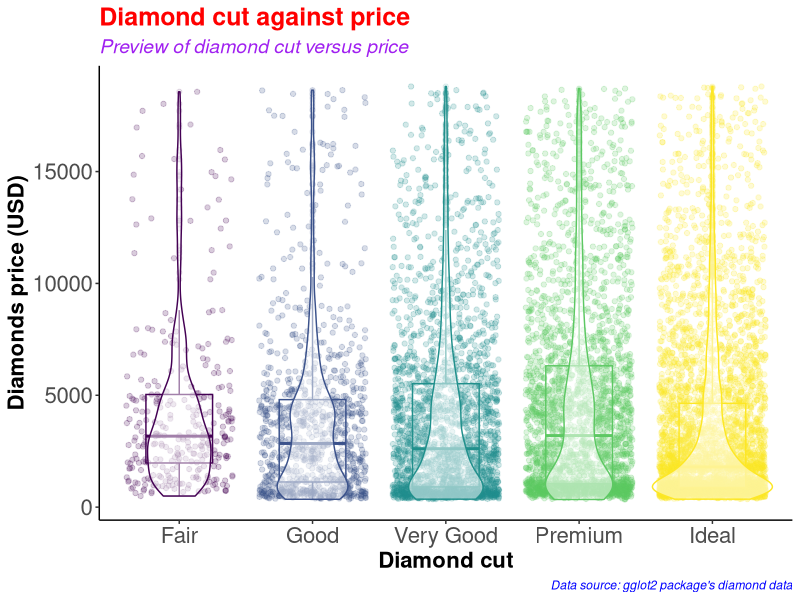
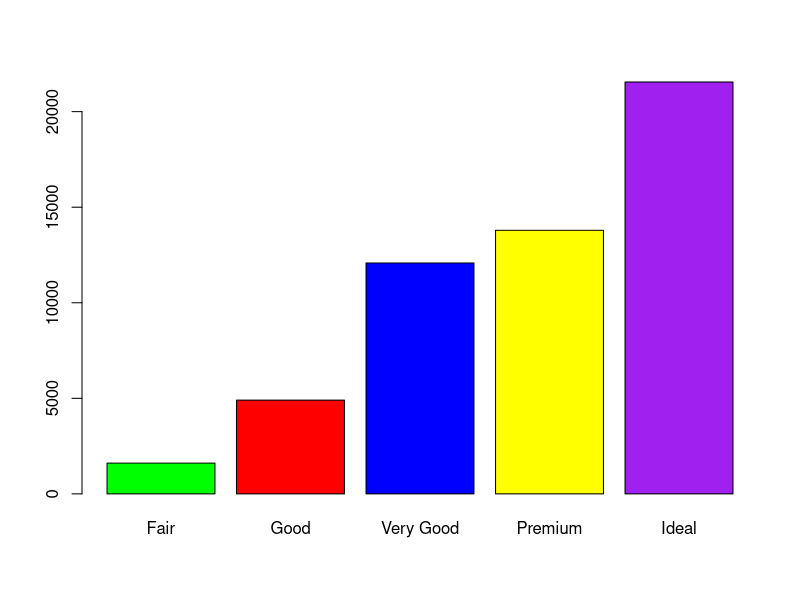
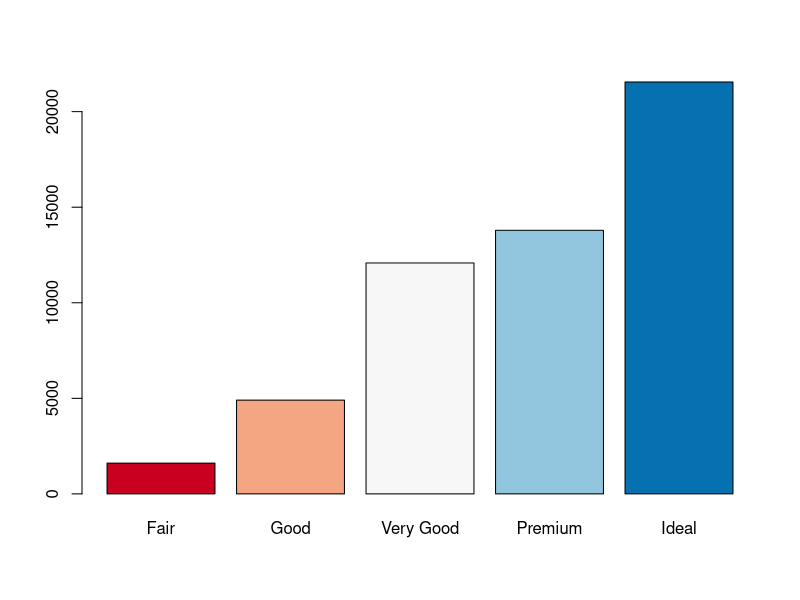
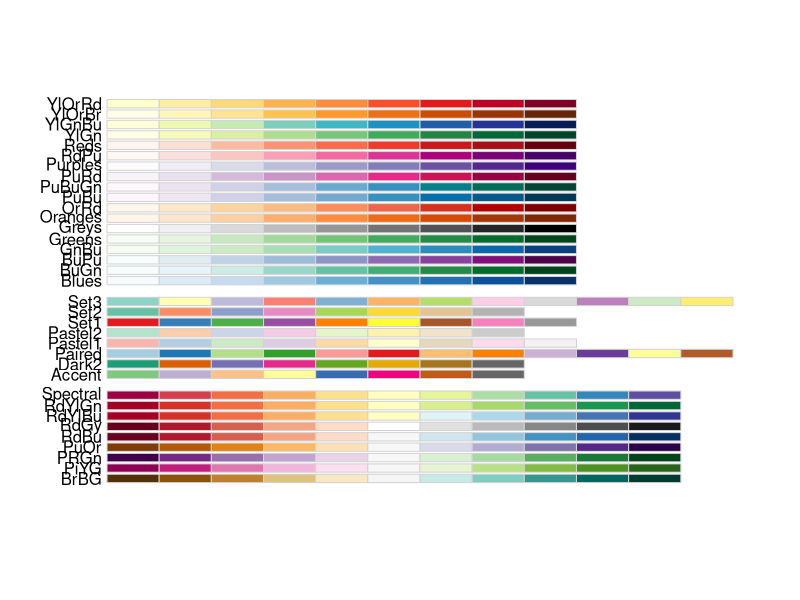
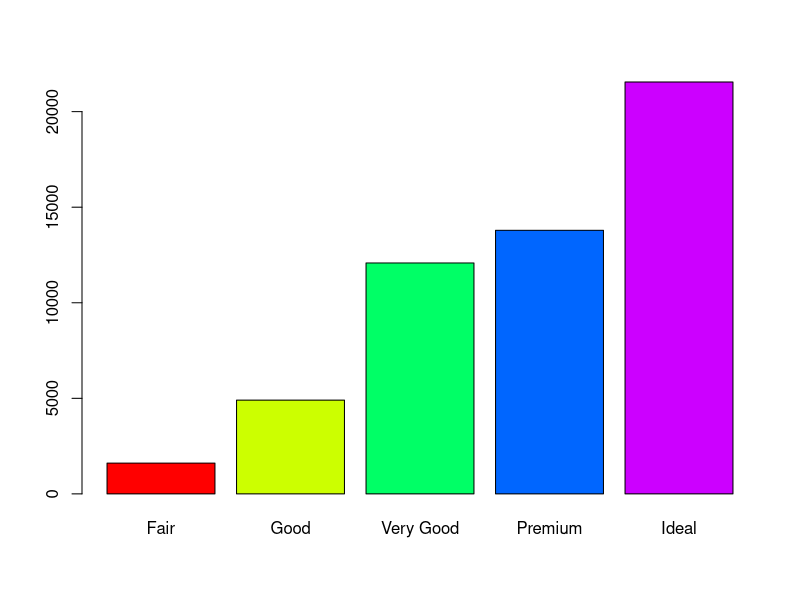
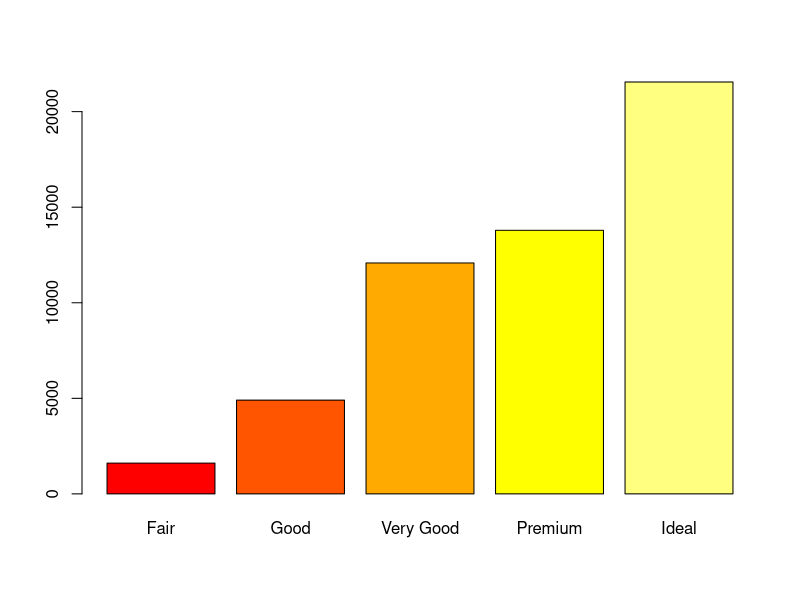
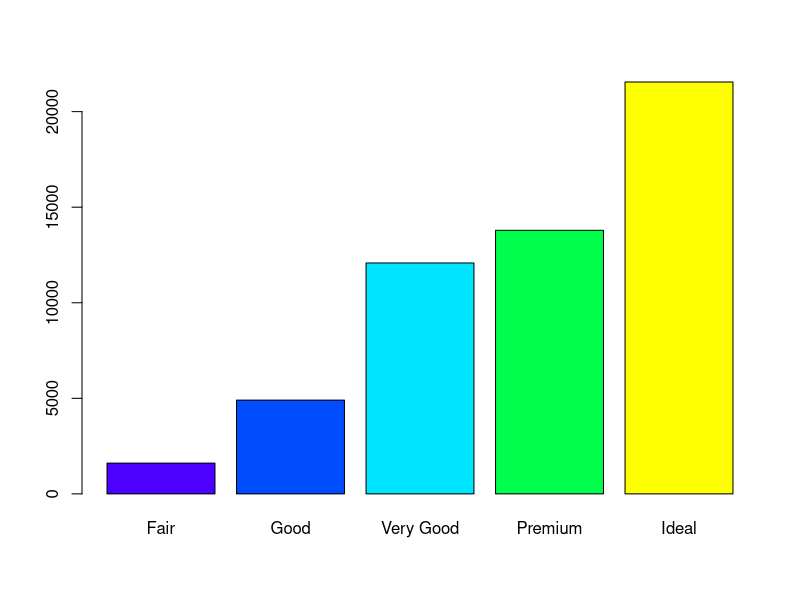
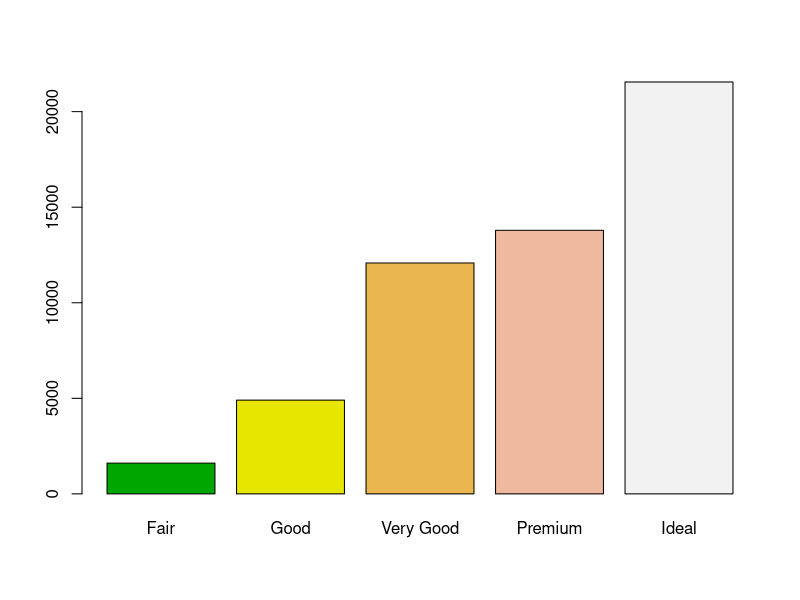

These figures' R source, in order:
#########################################
# Name: Wyclife Agumba Oluoch           #   
# E-mail: wyclifeoluoch@gmail.com       #
# GitHub: https://github.com/Wycology   #
# Task: Boxplot and violin plots in one #
# Date: 4th Jan 2021                    #
# Last edited: 29th June 2021           #
#########################################

# Loading the necessary libraries for the project

library(tidyverse) # This is for data wrangling and plotting.
library(RColorBrewer) # This is for generating color pallets for the plots.

diamonds_df <- diamonds # Saving the diamonds data-set to a new object in R.

head(diamonds) # Checking the variables in the data-set for subsequent analyses
nrow(diamonds) # Checking for the number of rows in the data. 53940 observations
ncol(diamonds) # Checking the number of variables in the data-set. 10 variables

diamonds_df %>% # Picking the diamonds data, and then
  slice_sample(n = 0.2*(nrow(diamonds))) %>% # Picking a portion of the data-set
  ggplot(aes(x = cut, y = price, color = cut)) + # Adding the mapping variables
  geom_point(position = "jitter", alpha = 0.2) + # Adding jitter and alpha
  geom_boxplot(alpha = 0.1, width = 0.5) + # Modifying dimensions of the boxplot 
  geom_violin(alpha = 0.5) + # Adding violin plot on top of the box and jitter
  theme_classic() + # Adding my preferred theme for publication.
  theme(legend.position = "none") + # Removing the legend; it is on the x-axis
  labs(x = "Diamond cut", # Labels the x-axis.
       y = "Diamonds price (USD)", # Labeling the y-axis
       title = "Diamond cut against price", # Setting tibble of the plot
       subtitle = "Preview of diamond cut versus price", # Descriptive title beneath TITLE
       caption = "Data source: gglot2 package's diamond data") +
  theme(axis.text = element_text(size=16), # Size of labels on tick-marks
        axis.title = element_text(size=16,face="bold")) + # Size of axis labels
  theme(plot.title = element_text(color = 'red', size = 18, face = 'bold'),
        plot.subtitle = element_text(color = 'purple', size = 14, face = 'italic'),
        plot.caption = element_text(color = 'blue', face = 'italic'))

diamonds %>% # Picking the diamonds data, and then
  filter(cut == 'Very Good') %>% # Picking the very good cut 
  nrow() # counting the number of rows with very good cut

diamonds %>% 
  select(cut) %>% 
  table() %>% 
  barplot(col = c('green', 'red', 'blue', 'yellow', 'purple'))

# Instead of specifying the colors, we can simply use the color brewer panel 

diamonds %>% 
  select(cut) %>% 
  table() %>% 
  barplot(col = brewer.pal(n = 5, name = "RdBu"))
# To display more brewer colors options to use, run the following function:

display.brewer.all()

# Can also use rainbow colors

diamonds %>% 
  select(cut) %>% 
  table() %>% 
  barplot(col = rainbow(5))

# Can also use heat.colors
diamonds %>% 
  select(cut) %>% 
  table() %>% 
  barplot(col = heat.colors(5))

# Can also use topographic colors

diamonds %>% 
  select(cut) %>% 
  table() %>% 
  barplot(col = topo.colors(5))

# Can also use terrain colors for the plot
diamonds %>% 
  select(cut) %>% 
  table() %>% 
  barplot(col = terrain.colors(5))

# Can also use cm.colors
diamonds %>% 
  select(cut) %>% 
  table() %>% 
  barplot(col = cm.colors(5)) 

# That is awesome. Good for the day.
